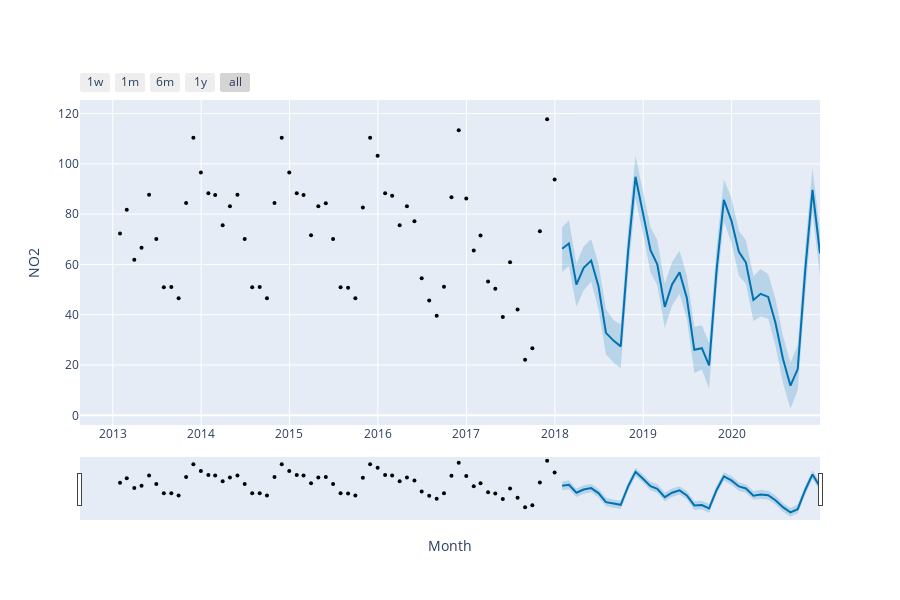

The notebook cell saved with this chart:
### Code cell
fig = plot_plotly(model, forecast,xlabel='Month', ylabel='NO2')
py.iplot(fig)
